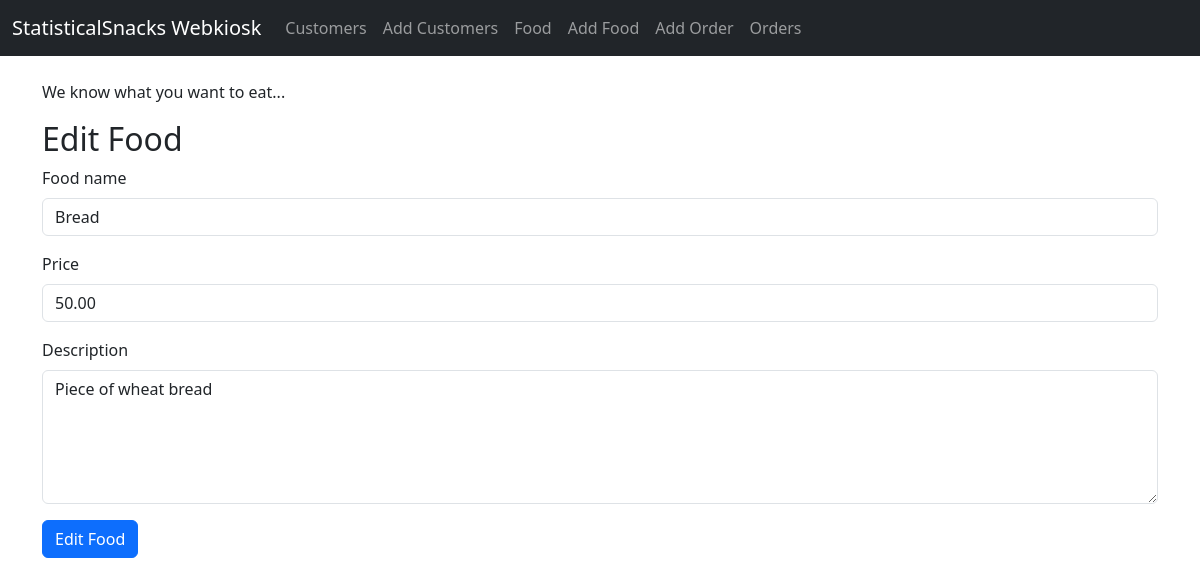
Page /webkiosk/food/1/edit/ on the committed database.
### webkiosk/models.py (models this page shows, shortened)
class Food(models.Model):
    name = models.CharField(max_length=30)
    description = models.CharField(max_length=100)
    price = models.DecimalField(decimal_places=2, max_digits=6)

### webkiosk/views.py (the view)
# urls.py: path('food/<int:pk>/edit/', views.updatefood, name='food-update'),
def updatefood(request, pk):
    food = Food.objects.get(id=pk)
    if request.method == 'GET':
        form = FoodForm(instance=food)
    elif request.method == 'POST':
        form = FoodForm(request.POST, instance=food)
        if form.is_valid():
            form.save()
            messages.success(request, 'Food record updated successfully.')
            return redirect('webkiosk:food-list')
    context = {'form': form, 'actionname': 'Edit'}
    return render(request, 'webkiosk/food_form.html', context)

### webkiosk/forms.py
class FoodForm(ModelForm):
    class Meta:
        model = Food
        fields = ['name', 'price', 'description']
        widgets = {
            'name': forms.TextInput(attrs={'class': 'form-control'}),
            'price': forms.TextInput(attrs={'class': 'form-control'}),
            'description': forms.Textarea(attrs={
                'class': 'form-control',
                'rows': 5,
            }),
        }

### webkiosk/templates/webkiosk/food_form.html (shortened to what this page needs)
{% extends 'webkiosk/base_template.html' %}
{% block content %}
<h2> {{actionname}} Food</h2>
<form method="post">
    <div class="mb-3">
        <label for="id_name" class="form-label">Food name</label>
        {{ form.name }}
    </div>
    <div class="mb-3">
        <label for="id_price" class="form-label">Price</label>
        {{ form.price }}
    </div>
    <div class="mb-3">
        <label for="id_description" class="form-label">Description</label>
        {{ form.description }}
    </div>
    <button type="submit" class="btn btn-primary">{{ actionname }} Food </button>
</form>
{% endblock %}

### rows in the picture
Food: name "Bread", price "50.00", description "Piece of wheat bread"

### other values in the picture
{{ actionname }} "Edit"
